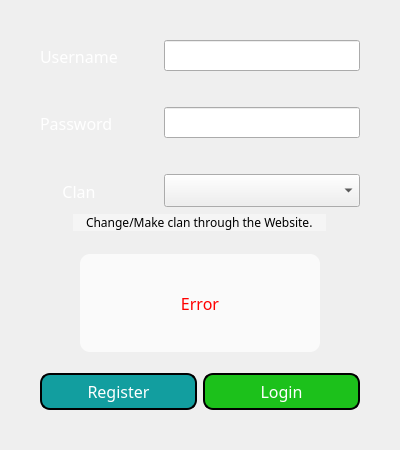
<?xml version="1.0" encoding="UTF-8"?>
<ui version="4.0">
 <class>LoginWindow</class>
 <widget class="QDialog" name="LoginWindow">
  <property name="geometry">
   <rect>
    <x>0</x>
    <y>0</y>
    <width>400</width>
    <height>450</height>
   </rect>
  </property>
  <property name="sizePolicy">
   <sizepolicy hsizetype="Fixed" vsizetype="Fixed">
    <horstretch>0</horstretch>
    <verstretch>0</verstretch>
   </sizepolicy>
  </property>
  <property name="minimumSize">
   <size>
    <width>400</width>
    <height>450</height>
   </size>
  </property>
  <property name="maximumSize">
   <size>
    <width>400</width>
    <height>450</height>
   </size>
  </property>
  <property name="font">
   <font>
    <family>Bungee</family>
    <pointsize>12</pointsize>
   </font>
  </property>
  <property name="windowTitle">
   <string>Clash of Clans | Login</string>
  </property>
  <layout class="QGridLayout" name="gridLayout">
   <property name="leftMargin">
    <number>40</number>
   </property>
   <property name="topMargin">
    <number>40</number>
   </property>
   <property name="rightMargin">
    <number>40</number>
   </property>
   <property name="bottomMargin">
    <number>40</number>
   </property>
   <item row="3" column="0">
    <layout class="QVBoxLayout" name="verticalLayout_5">
     <item>
      <layout class="QHBoxLayout" name="horizontalLayout">
       <property name="topMargin">
        <number>15</number>
       </property>
       <property name="bottomMargin">
        <number>15</number>
       </property>
       <item>
        <spacer name="horizontalSpacer">
         <property name="orientation">
          <enum>Qt::Horizontal</enum>
         </property>
         <property name="sizeType">
          <enum>QSizePolicy::Preferred</enum>
         </property>
         <property name="sizeHint" stdset="0">
          <size>
           <width>40</width>
           <height>20</height>
          </size>
         </property>
        </spacer>
       </item>
       <item>
        <widget class="QLabel" name="error_label">
         <property name="sizePolicy">
          <sizepolicy hsizetype="Preferred" vsizetype="Preferred">
           <horstretch>0</horstretch>
           <verstretch>0</verstretch>
          </sizepolicy>
         </property>
         <property name="font">
          <font>
           <family>Bungee</family>
           <pointsize>12</pointsize>
          </font>
         </property>
         <property name="styleSheet">
          <string notr="true">color: red;
background-color: rgba(255, 255, 255, 180);
border-radius: 10px;
padding-left: 10px;
padding-right: 10px</string>
         </property>
         <property name="text">
          <string>Error</string>
         </property>
         <property name="alignment">
          <set>Qt::AlignCenter</set>
         </property>
        </widget>
       </item>
       <item>
        <spacer name="horizontalSpacer_2">
         <property name="orientation">
          <enum>Qt::Horizontal</enum>
         </property>
         <property name="sizeType">
          <enum>QSizePolicy::Preferred</enum>
         </property>
         <property name="sizeHint" stdset="0">
          <size>
           <width>40</width>
           <height>20</height>
          </size>
         </property>
        </spacer>
       </item>
      </layout>
     </item>
     <item>
      <layout class="QHBoxLayout" name="horizontalLayout_4">
       <item>
        <widget class="QPushButton" name="register_Button">
         <property name="font">
          <font>
           <family>Bungee</family>
           <pointsize>12</pointsize>
          </font>
         </property>
         <property name="styleSheet">
          <string notr="true">QPushButton#register_Button {
	background-color: #129e9f;
	color: white;
	border-style: solid;
	border-width: 2px;
	border-radius: 10px;
	border-color: black;
	padding: 20px;
	padding-top: 5;
	padding-bottom : 5;
}

QPushButton#register_Button:hover {
	background-color: #078e8f;
}

QPushButton#register_Button:focus {
	border-width: 4px;
}</string>
         </property>
         <property name="text">
          <string>Register</string>
         </property>
        </widget>
       </item>
       <item>
        <widget class="QPushButton" name="login_Button">
         <property name="font">
          <font>
           <family>Bungee</family>
           <pointsize>12</pointsize>
          </font>
         </property>
         <property name="styleSheet">
          <string notr="true">QPushButton#login_Button {
	background-color: #1cc11b;
	color: white;
	border-style: solid;
	border-width: 2px;
	border-radius: 10px;
	border-color: black;
	padding: 20px;
	padding-top: 5;
	padding-bottom : 5;
}

QPushButton#login_Button:hover {
	background-color: #0e8f07;
}

QPushButton#login_Button:focus {
	border-width: 4px;
}</string>
         </property>
         <property name="text">
          <string>Login</string>
         </property>
        </widget>
       </item>
      </layout>
     </item>
    </layout>
   </item>
   <item row="1" column="0">
    <layout class="QHBoxLayout" name="horizontalLayout_2">
     <property name="spacing">
      <number>6</number>
     </property>
     <item>
      <spacer name="horizontalSpacer_4">
       <property name="orientation">
        <enum>Qt::Horizontal</enum>
       </property>
       <property name="sizeHint" stdset="0">
        <size>
         <width>40</width>
         <height>20</height>
        </size>
       </property>
      </spacer>
     </item>
     <item>
      <widget class="QLabel" name="label_4">
       <property name="sizePolicy">
        <sizepolicy hsizetype="Preferred" vsizetype="Fixed">
         <horstretch>0</horstretch>
         <verstretch>0</verstretch>
        </sizepolicy>
       </property>
       <property name="font">
        <font>
         <family>Bungee</family>
         <pointsize>9</pointsize>
        </font>
       </property>
       <property name="styleSheet">
        <string notr="true">font-family: &quot;Bungee&quot;;
background-color: rgba(255, 255, 255, 100);
border-radius: 10px;
padding-left: 10px;
padding-right: 10px</string>
       </property>
       <property name="text">
        <string>Change/Make clan through the Website.</string>
       </property>
      </widget>
     </item>
     <item>
      <spacer name="horizontalSpacer_5">
       <property name="orientation">
        <enum>Qt::Horizontal</enum>
       </property>
       <property name="sizeHint" stdset="0">
        <size>
         <width>40</width>
         <height>20</height>
        </size>
       </property>
      </spacer>
     </item>
    </layout>
   </item>
   <item row="0" column="0">
    <layout class="QHBoxLayout" name="horizontalLayout_3">
     <item>
      <layout class="QVBoxLayout" name="verticalLayout_3">
       <item>
        <widget class="QLabel" name="label">
         <property name="font">
          <font>
           <family>Bungee</family>
           <pointsize>12</pointsize>
          </font>
         </property>
         <property name="styleSheet">
          <string notr="true">color: white;</string>
         </property>
         <property name="text">
          <string>Username</string>
         </property>
         <property name="alignment">
          <set>Qt::AlignLeading|Qt::AlignLeft|Qt::AlignVCenter</set>
         </property>
        </widget>
       </item>
       <item>
        <spacer name="verticalSpacer">
         <property name="orientation">
          <enum>Qt::Vertical</enum>
         </property>
         <property name="sizeType">
          <enum>QSizePolicy::Fixed</enum>
         </property>
         <property name="sizeHint" stdset="0">
          <size>
           <width>20</width>
           <height>30</height>
          </size>
         </property>
        </spacer>
       </item>
       <item>
        <widget class="QLabel" name="label_2">
         <property name="font">
          <font>
           <family>Bungee</family>
           <pointsize>12</pointsize>
          </font>
         </property>
         <property name="styleSheet">
          <string notr="true">color: white;</string>
         </property>
         <property name="text">
          <string>Password</string>
         </property>
        </widget>
       </item>
       <item>
        <spacer name="verticalSpacer_3">
         <property name="orientation">
          <enum>Qt::Vertical</enum>
         </property>
         <property name="sizeType">
          <enum>QSizePolicy::Fixed</enum>
         </property>
         <property name="sizeHint" stdset="0">
          <size>
           <width>20</width>
           <height>30</height>
          </size>
         </property>
        </spacer>
       </item>
       <item>
        <widget class="QLabel" name="label_3">
         <property name="styleSheet">
          <string notr="true">color: white;</string>
         </property>
         <property name="text">
          <string>Clan</string>
         </property>
         <property name="alignment">
          <set>Qt::AlignCenter</set>
         </property>
        </widget>
       </item>
      </layout>
     </item>
     <item>
      <spacer name="horizontalSpacer_3">
       <property name="orientation">
        <enum>Qt::Horizontal</enum>
       </property>
       <property name="sizeType">
        <enum>QSizePolicy::Preferred</enum>
       </property>
       <property name="sizeHint" stdset="0">
        <size>
         <width>40</width>
         <height>20</height>
        </size>
       </property>
      </spacer>
     </item>
     <item>
      <layout class="QVBoxLayout" name="verticalLayout_4">
       <item>
        <widget class="QLineEdit" name="username_lineEdit">
         <property name="font">
          <font>
           <family>Rolling No One</family>
           <pointsize>12</pointsize>
          </font>
         </property>
        </widget>
       </item>
       <item>
        <spacer name="verticalSpacer_2">
         <property name="orientation">
          <enum>Qt::Vertical</enum>
         </property>
         <property name="sizeType">
          <enum>QSizePolicy::Fixed</enum>
         </property>
         <property name="sizeHint" stdset="0">
          <size>
           <width>20</width>
           <height>30</height>
          </size>
         </property>
        </spacer>
       </item>
       <item>
        <widget class="QLineEdit" name="password_lineEdit">
         <property name="font">
          <font>
           <family>Rolling No One</family>
           <pointsize>12</pointsize>
          </font>
         </property>
         <property name="echoMode">
          <enum>QLineEdit::Password</enum>
         </property>
        </widget>
       </item>
       <item>
        <spacer name="verticalSpacer_4">
         <property name="orientation">
          <enum>Qt::Vertical</enum>
         </property>
         <property name="sizeType">
          <enum>QSizePolicy::Fixed</enum>
         </property>
         <property name="sizeHint" stdset="0">
          <size>
           <width>20</width>
           <height>30</height>
          </size>
         </property>
        </spacer>
       </item>
       <item>
        <widget class="QComboBox" name="clans_comboBox">
         <property name="sizePolicy">
          <sizepolicy hsizetype="Expanding" vsizetype="Fixed">
           <horstretch>0</horstretch>
           <verstretch>0</verstretch>
          </sizepolicy>
         </property>
         <property name="maximumSize">
          <size>
           <width>16777215</width>
           <height>33</height>
          </size>
         </property>
         <property name="font">
          <font>
           <family>Rolling No One</family>
           <pointsize>12</pointsize>
          </font>
         </property>
         <property name="placeholderText">
          <string>Login? Leave it</string>
         </property>
        </widget>
       </item>
      </layout>
     </item>
    </layout>
   </item>
  </layout>
 </widget>
 <tabstops>
  <tabstop>username_lineEdit</tabstop>
  <tabstop>password_lineEdit</tabstop>
  <tabstop>login_Button</tabstop>
  <tabstop>register_Button</tabstop>
 </tabstops>
 <resources/>
 <connections/>
</ui>
